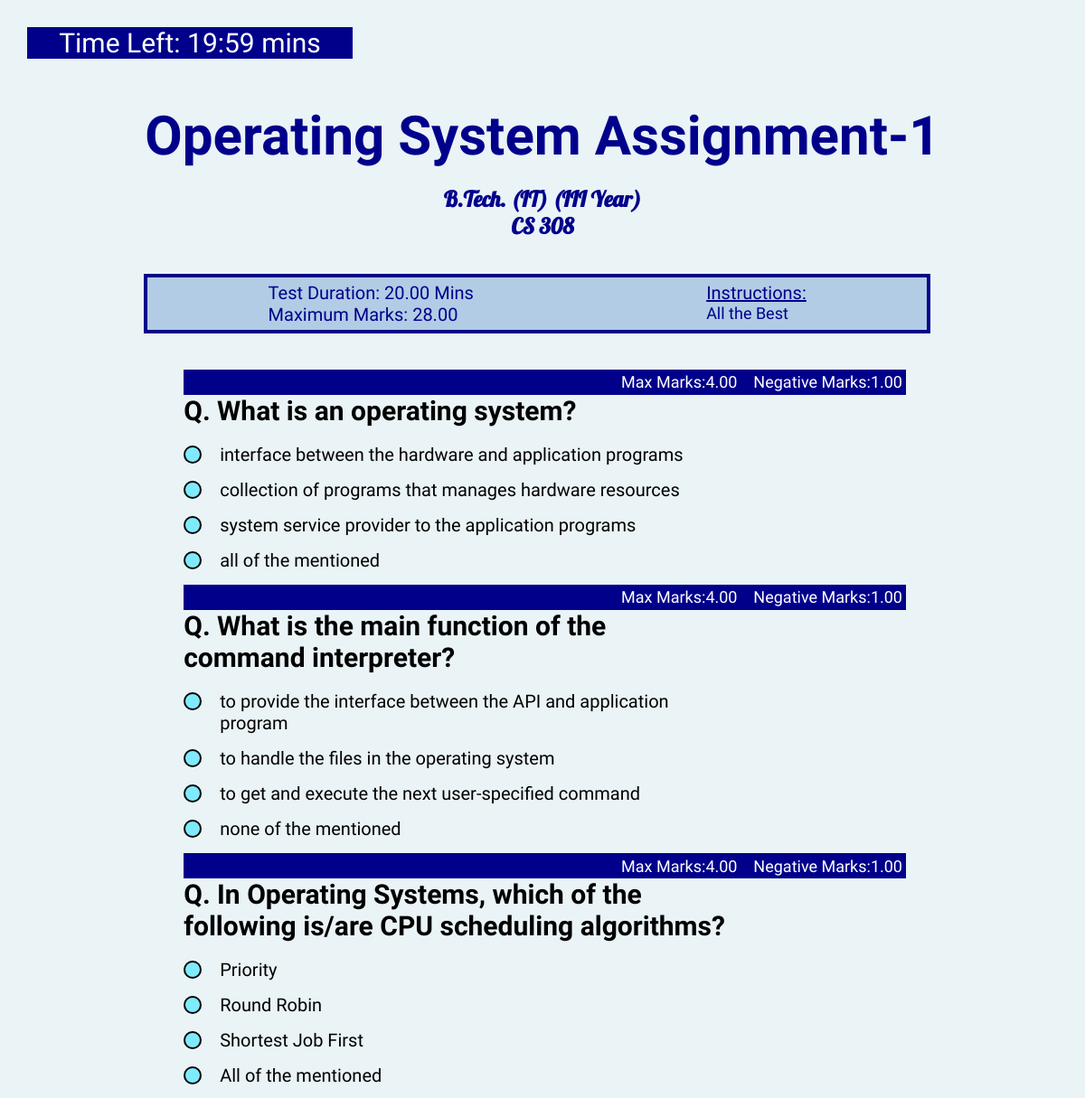
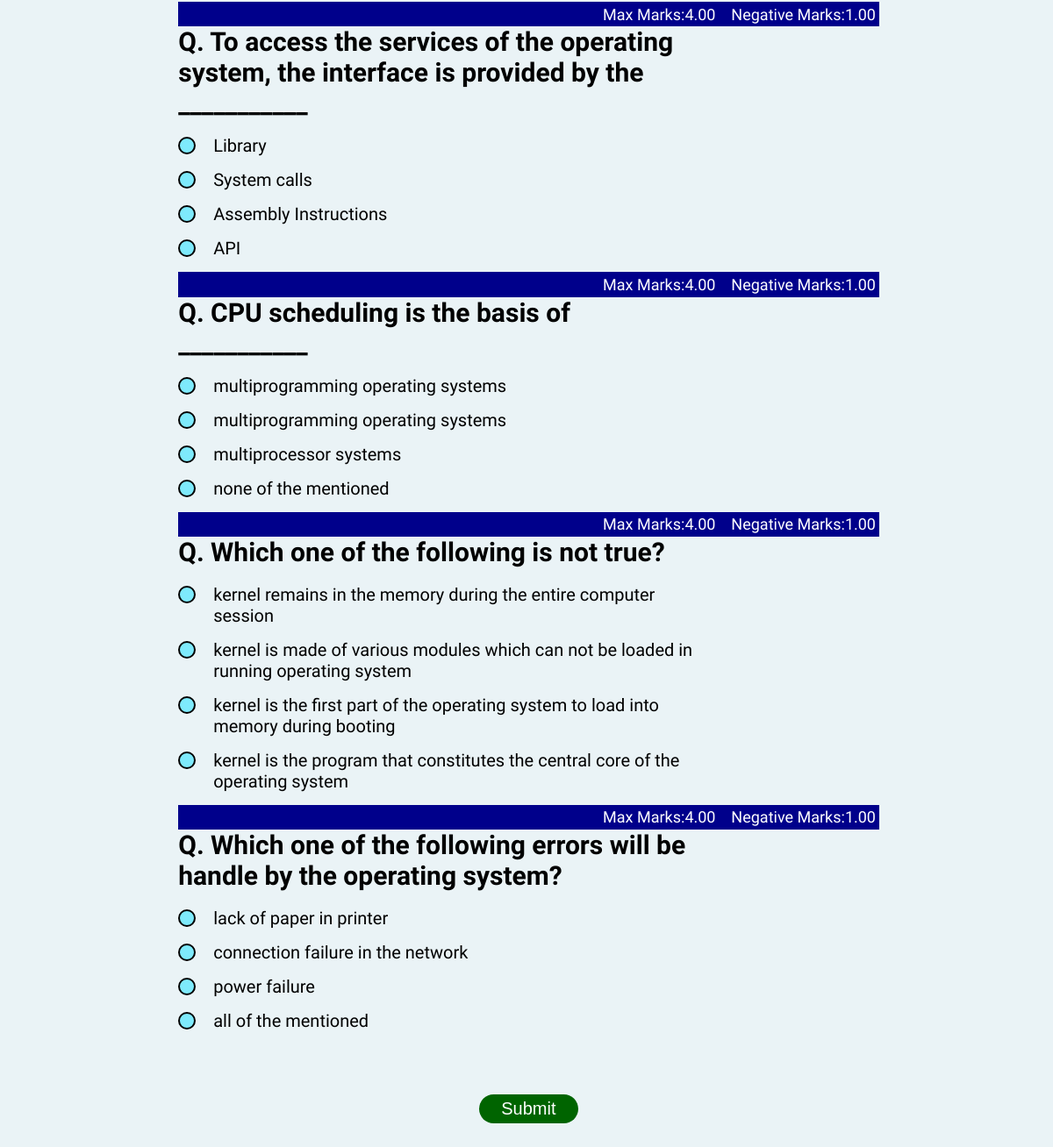
/student/give-exam/2 (signed in), run on the app's committed database (2 pictures, top to bottom).
### teacher/models.py (models this page shows, shortened)
class AssignmentTable(models.Model):
    ExamID=models.AutoField(primary_key=True)
    ExamName=models.CharField(max_length=150)
    ExamDuration=models.DecimalField(max_digits=500,decimal_places=2)
    Programme=models.ForeignKey(ProgrammeTable,on_delete=models.CASCADE,null=True)
    Ccode=models.ForeignKey(CourseTable,on_delete=models.CASCADE,null=True)
    Totalques=models.IntegerField()
    created_date = models.DateTimeField(auto_now_add=True)
    Tid=models.ForeignKey(Teacher,on_delete=models.CASCADE,null=True)
    Instruction=models.CharField(max_length=700,null=True,blank=True)

class QuestionTable(models.Model):
    QuesID=models.AutoField(primary_key=True)
    Ques=models.CharField(max_length=2000)
    Option1=models.CharField(max_length=1000)
    Option2=models.CharField(max_length=1000)
    option3=models.CharField(max_length=1000)
    option4=models.CharField(max_length=1000)
    ANS_CHOICES = (
    ("Option 1", "Option 1"),
    ("Option 2", "Option 2"),
    ("Option 3", "Option 3"),
    ("Option 4", "Option 4")
    )
    ans=models.CharField(max_length=1000,choices=ANS_CHOICES)
    max_mark=models.DecimalField(max_digits=50,decimal_places=2)
    neg_mark=models.DecimalField(max_digits=10,decimal_places=2)
    TestID=models.ForeignKey(AssignmentTable,on_delete=models.CASCADE,null=True)

### quiz/models.py (models this page shows)
class ProgrammeTable(models.Model):
    ProgrammeName=models.CharField(max_length=30)
    def __str__(self):
        return self.ProgrammeName

class CourseTable(models.Model):
    CourseID=models.CharField(max_length=20)
    CourseName=models.CharField(max_length=100)
    def __str__(self):
        return self.CourseID

### student/views.py (the view, shortened to what this page needs)
# urls.py: path('give-exam/<str:id>',views.give_exam,name="Give Exam"),
@csrf_exempt
@login_required(login_url='Student Login')
@cache_control(no_cache=True, must_revalidate=True, no_store=True)
def give_exam(request,id):
    ExamDetails=AssignmentTable.objects.get(ExamID=id)
    QuestionList=QuestionTable.objects.filter(TestID=id)
    count=0
    for i in QuestionList:
        count=count+i.max_mark
    context={'list':QuestionList,'ExamDetails':ExamDetails,'MaximumMarks':count}
    return render(request,'student/ques.html',context)

### templates/student/ques.html (shortened to what this page needs)
<html>
<head>
    </head>
    <body>
    <div id="total-time-left"></div>
    <div class="container mt-sm-5 my-5 ">
    <h1 align="center" style="color:darkblue;font-weight: bold;font-family:var(--Lobster_two); font-size: 60px;">{{ExamDetails.ExamName}}</h1><br>
    <h2 align="center" style="color:darkblue;font-weight: bold;font-family:var(--Lobster);">{{ExamDetails.Programme}}</h2>
    <h2 align="center" style="color:darkblue;font-weight: bold;font-family:var(--Lobster);">{{ExamDetails.Ccode}}</h2><br><br>
    <div class="grid-container">
        <div class="grid-child">
            <span style="text-align: center; color:darkblue; font-family:var(--Acme); font-size: 20px;">Test Duration: {{ExamDetails.ExamDuration}} Mins</span><br>
            <span style="text-align: center; color:darkblue; font-family:var(--Acme); font-size:20px;">Maximum Marks: {{MaximumMarks}}</span>
        </div>
        <div class="grid-child">
            <span style="color:darkblue; font-family:var(--Acme); font-size: 20px;"><u>Instructions:</u></span><br>
            <span style="color:darkblue; font-family:var(--Acme); font-size: 18px;">{{ExamDetails.Instruction}}</span>
        </div>
    </div>
    <form action="" id="my_form" method="post" >
        <div class="histogram">
            {% for i in list %}
            <div style="display: flex;flex-flow: row wrap;justify-content:space-around;"><pre style="width: 100vw;font-size:18px;text-align: right; font-family:var(--Acme);background-color: darkblue;color: white; padding:0.2em;">Max Marks:{{i.max_mark}}    Negative Marks:{{i.neg_mark}}</pre></div>
            <div class="question ml-sm-5 pl-sm-5 pt-2">
                <div class="py-2 h4" style="font-size: 30px;"><b>Q. {{i.Ques}}</b></div><br>
                <div class="ml-md-3 ml-sm-3 pl-md-5 pt-sm-0 pt-3" id="options">
                    <label class="options">{{i.Option1}}
                        <span class="checkmark"></span>
                    </label>
                    <label class="options">{{i.Option2}}
                        <span class="checkmark"></span>
                    </label>
                    <label class="options">{{i.option3}}
                        <span class="checkmark"></span>
                    </label>
                    <label class="options">{{i.option4}}
                        <span class="checkmark"></span>
                    </label>
                </div>
            </div>
            {% endfor %}
            <br><br><br>
            <div><a href="" class="insert" style="display:flex; justify-content:center; text-decoration: none;">
                <button type="submit" onclick="getValue()" class="btn btn-success" style="margin-bottom: 2em; border-radius:2em; border: none; color:white; font-size: 20px; background-color: darkgreen;">Submit</button>
              </a></div>
            </div><br><br>
        </div>
    <br><br>
</body>
</html>

### templates/student/ques.html (style rules this page uses)
:root { --Snigle-font:"Sniglet",cursive; --Lobster:"Lobster",cursive; --Lobster_two:"Lobster Two",cursive; --Acme:"Acme",cursive; }
body { background-color:rgba(226, 239, 243, 0.693); }
* { margin: 0; padding: 0; box-sizing: border-box; }
.container { color:black; border-radius: 10px; padding: 20px; font-family: 'Montserrat', sans-serif; max-width:auto; }
.question { width: 75%; }
.options { position: relative; padding-left: 40px; }
#options label { display: block; margin-bottom: 15px; font-size: 14px; cursor: pointer; font-size:20px; }
.checkmark { position: absolute; top: 2px; left: 0; height: 20px; width: 20px; background-color: #6de8fddc; border: 2px solid black; border-radius: 50%; }
.options .checkmark:after { content: ""; width: 10px; height: 10px; display: block; background: white; position: absolute; top: 50%; left: 50%; border-radius: 50%; transform: translate(-50%,-50%) scale(0); transition: 300ms ease-in-out 0s; }
.btn-success { padding: 5px 25px; background-color: #21bf73; }
.grid-container { display: flex; flex-flow: row wrap; justify-content: space-around; border:solid 4px darkblue; padding: .3em; width:75%; margin-left:12%; background-color: rgb(178, 204, 230); }
.insert { justify-content: center; display: flex; }
button { text-decoration: none; }
.histogram { font-family:var(--Acme); color:black; font-weight:normal; font-size:1em; width:70vw; height:35%; padding:2.5em 1.3em; box-shadow: 1 1.3em 1.8em blue; margin-left: 14%; }
#total-time-left { display:flex; justify-content:center; color:darkblue; font-family:var(--Acme); font-size: 30px; margin:1em; background-color: darkblue; color:white; width:30%; }

### data on the page
AssignmentTable: ExamName "Operating System Assignment-1", Programme "B.Tech. (IT) (III Year)", Ccode "CS 308", ExamDuration "20.00", Instruction "All the Best"
QuestionTable: max_mark "4.00", neg_mark "1.00", Ques "What is an operating system?", Option1 "interface between the hardware and application programs", Option2 "collection of programs that manages hardware resources", option3 "system service provider to the application programs", option4 "all of the mentioned"
QuestionTable: max_mark "4.00", neg_mark "1.00", Ques "What is the main function of the command interpreter?", Option1 "to provide the interface between the API and application program", Option2 "to handle the files in the operating system", option3 "to get and execute the next user-specified command", option4 "none of the mentioned"
QuestionTable: max_mark "4.00", neg_mark "1.00", Ques "In Operating Systems, which of the following is/are CPU scheduling algorithms?", Option1 "Priority", Option2 "Round Robin", option3 "Shortest Job First", option4 "All of the mentioned"
QuestionTable: max_mark "4.00", neg_mark "1.00", Ques "To access the services of the operating system, the interface is provided by the ___________", Option1 "Library", Option2 "System calls", option3 "Assembly Instructions", option4 "API"
QuestionTable: max_mark "4.00", neg_mark "1.00", Ques "CPU scheduling is the basis of ___________", Option1 "multiprogramming operating systems", Option2 "multiprogramming operating systems", option3 "multiprocessor systems", option4 "none of the mentioned"
QuestionTable: max_mark "4.00", neg_mark "1.00", Ques "Which one of the following is not true?", Option1 "kernel remains in the memory during the entire computer session", Option2 "kernel is made of various modules which can not be loaded in running operating system", option3 "kernel is the first part of the operating system to load into memory during booting", option4 "kernel is the program that constitutes the central core of the operating system"
QuestionTable: max_mark "4.00", neg_mark "1.00", Ques "Which one of the following errors will be handle by the operating system?", Option1 "lack of paper in printer", Option2 "connection failure in the network", option3 "power failure", option4 "all of the mentioned"

### other printed values
{{ MaximumMarks }} "28.00"
